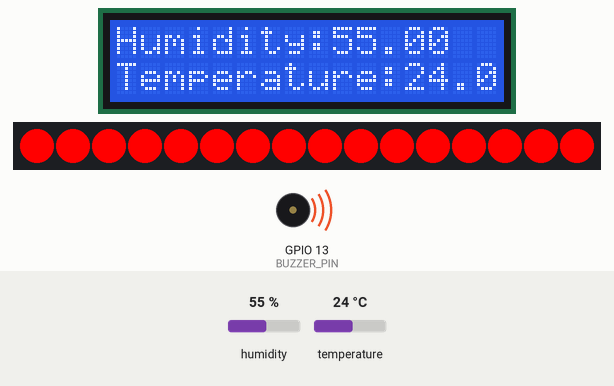
This sketch was run on a simulated ESP32. Parts: 16×2 character LCD, 16 RGB LEDs in strip order, left to right, buzzer (waves = sounding). The inputs (shaded band) are chosen by the test bench; at power-on: humidity 55 %, temperature 24 °C. Dim RGB values are drawn brighter than linear.

Above: at 2.7 s.
2.8 s: humidity set to 42 %
At 4.5 s:
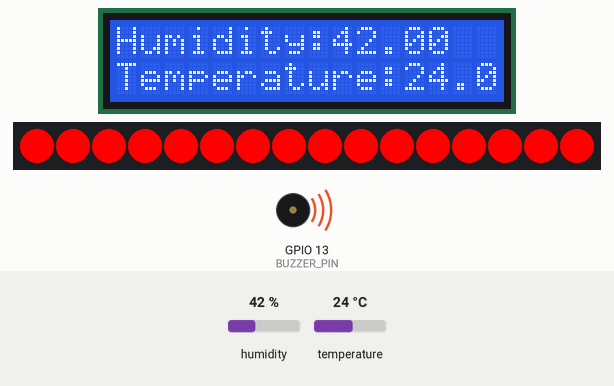
5.8 s: humidity set to 39 %
At 7.4 s:
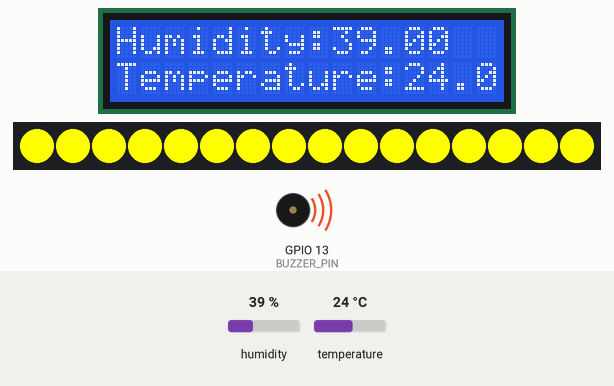
12.2 s: temperature set to 24.5 °C
At 12.6 s:
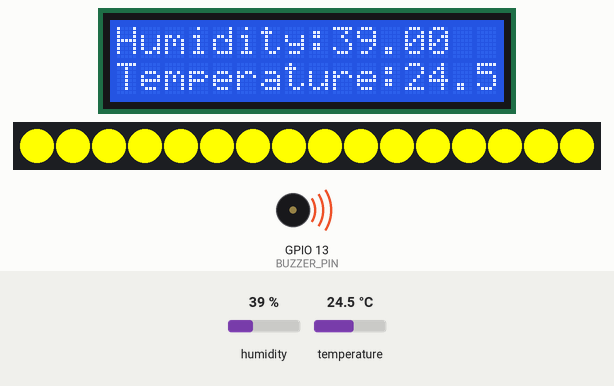
15.2 s: temperature set to 25.8 °C
At 17.2 s:
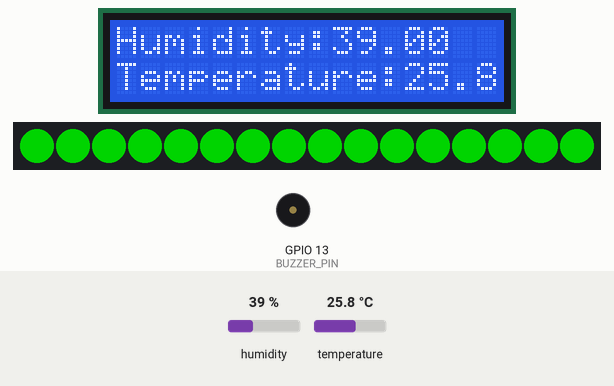
18.2 s: temperature set to 24 °C
At 19.0 s:
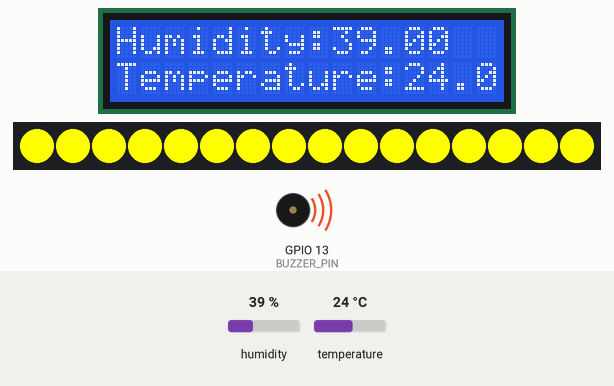
Timing chart, 0 to 21.2 s (numbered marks = the images above; inputs shaded):
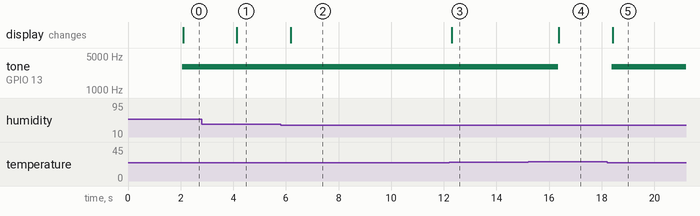

The sketch:

Code.ino
```cpp
#include <Wire.h>
#include <LiquidCrystal_I2C.h>
#include <FastLED.h>
#include "DHT.h"

#define DHTPIN 2
#define DHTTYPE DHT22

DHT dht(DHTPIN, DHTTYPE);

#define NUM_LEDS 16
#define DATA_PIN 4
#define BUZZER_PIN 13 // Pino do buzzer

CRGB leds[NUM_LEDS];
LiquidCrystal_I2C lcd(0x27, 16, 2);

void setup() {
  Serial.begin(9600);
  FastLED.addLeds<WS2812, DATA_PIN, GRB>(leds, NUM_LEDS);
  dht.begin();

  Wire.begin(21, 22);  // Configurar os pinos SDA e SCL para o LCD
  lcd.begin(16, 2);
  lcd.backlight();

  pinMode(BUZZER_PIN, OUTPUT);
}

void loop() {
  delay(2000);

  float h = dht.readHumidity();
  float t = dht.readTemperature();

  if (isnan(h) || isnan(t)) {
    Serial.println(F("Failed to read from DHT sensor!"));
    return;
  }

  updateLedBar(h, t);
  checkAndSoundBuzzer(h, t);

  // Atualiza o LCD com os valores de temperatura e umidade
  lcd.clear();
  lcd.setCursor(0, 0);
  lcd.print(F("Humidity:"));
  lcd.print(h);

  lcd.setCursor(0, 1);
  lcd.print(F("Temperature:"));
  lcd.print(t);
}

void updateLedBar(float humidity, float temperature) {
  // Condições para as cores dos LEDs
  bool isTemperatureInRange = (temperature >= 25 && temperature <= 35);
  bool isHumidityInRange = (humidity >= 20 && humidity <= 40);

  // Atualiza a cor dos LEDs NeoPixel com base nas condições
  if (isTemperatureInRange && isHumidityInRange) {
    // Condição ideal: temperatura e umidade dentro do padrão (verde)
    fill_solid(leds, NUM_LEDS, CRGB::Green);
  } else if (!isTemperatureInRange && !isHumidityInRange) {
    // Ambas temperatura e umidade fora do padrão (vermelho)
    fill_solid(leds, NUM_LEDS, CRGB::Red);
  } else {
    // Apenas uma das duas (temperatura ou umidade) fora do padrão (amarelo)
    fill_solid(leds, NUM_LEDS, CRGB::Yellow);
  }

  FastLED.show();
}

void checkAndSoundBuzzer(float humidity, float temperature) {
  // Condições para acionar o buzzer
  bool isTemperatureOutOfRange = (temperature < 25 || temperature > 35);
  bool isHumidityOutOfRange = (humidity < 20 || humidity > 40);

  if (isTemperatureOutOfRange || isHumidityOutOfRange) {
    // Aciona o buzzer com um tom específico (ajuste conforme necessário)
    tone(BUZZER_PIN, 3000);
  } else {
    // Desliga o buzzer
    noTone(BUZZER_PIN);
  }
}
```

Measured:
- the behaviour switches between 41 and 40 % on humidity (found by bisection; images 1 and 2)
- the behaviour switches between 24.9 and 25 °C on temperature (found by bisection; images 3 and 4)
- after the input at 2.8 s, the display: changes after 1.3 s (image 1)
- after the input at 5.8 s, the display: changes after 0.38 s (image 2)
- after the input at 12.2 s, the display: changes after 0.09 s (image 3)
- after the input at 15.2 s, tone on GPIO 13 (BUZZER_PIN): 3000 Hz → silent after 1.1 s; the display: changes after 1.2 s (image 4)
- after the input at 18.2 s, tone on GPIO 13 (BUZZER_PIN): silent → 3000 Hz after 0.18 s; the display: changes after 0.21 s (image 5)
